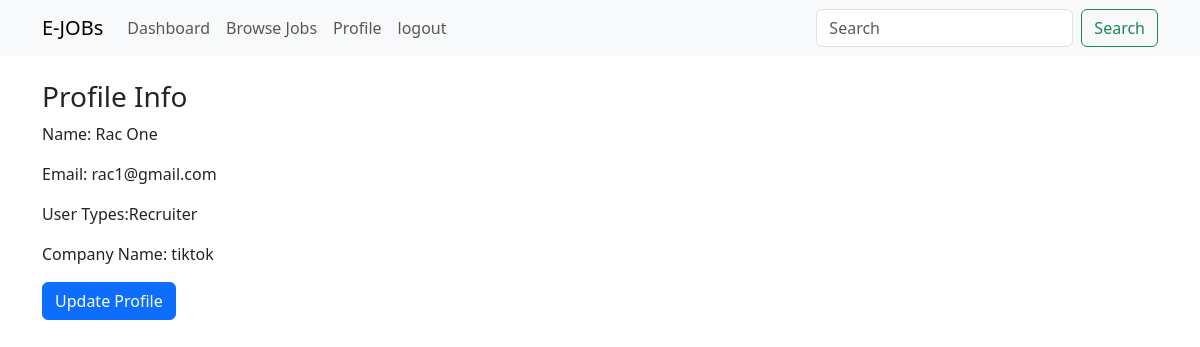
Page /profile-view/ (signed in) on the committed database.
### jobportal/models.py (models this page shows, shortened)
class User(AbstractUser):
    USER_TYPES = [
        ('Recruiter', 'Recruiter'),
        ('Seeker', 'Seeker'),
    ]
    display_name = models.CharField(max_length=200, null=True)
    user_type = models.CharField(choices=USER_TYPES, max_length=20, null=True)

class RecruiterProfileModel(models.Model):
    recruiter = models.OneToOneField(
        User,
        on_delete=models.CASCADE,
        related_name='recruiter_profile',
        null=True
    )
    company_name = models.CharField(max_length=200, null=True)
    address = models.TextField(null=True)
    contact = models.CharField(max_length=20, null=True)
    logo = models.ImageField(upload_to='company_logo', null=True)
    created_at = models.DateField(auto_now_add=True, null=True)
    updated_at = models.DateField(auto_now=True, null=True)

### jobportal/views.py (the view)
# urls.py: path('profile-view/', profile_view, name='profile_view'),
@login_required
def profile_view(request):
    return render(request, 'profile.html')

### jobportal/templates/profile.html
{% extends 'master/base.html' %}
{% block content %}
    <h3>Profile Info</h3>
    <p>
        Name: {{request.user.display_name}}
    </p>
    <p>
        Email: {{request.user.email}}
    </p>
    <p>
        User Types:{{request.user.user_type}}
    </p>
     {% if request.user.user_type == 'Recruiter' %}
    <p>Company Name: {{request.user.recruiter_profile.company_name}}</p>
    {% else %}
    <p>Skill Sets: {{request.user.seeker_profile.skills_set}}</p>
    {% endif %}
    <a href="{% url 'update_profile_view' %}" class="btn btn-primary">Update Profile</a>
{% endblock content %}

### rows in the picture
User: user.display_name "Rac One", user.email "rac1@gmail.com", user.user_type "Recruiter", user.recruiter_profile.company_name "tiktok"
